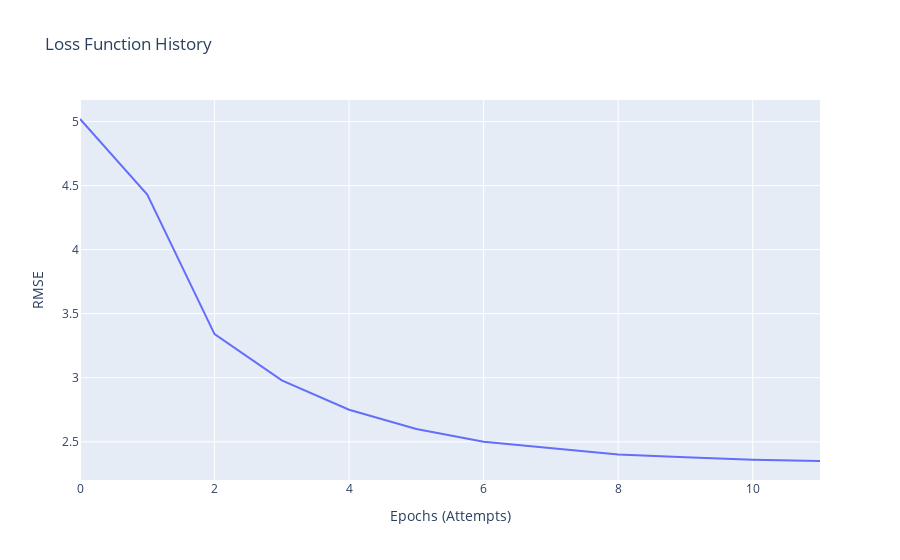

Here is the notebook cell this chart was saved with:
### Code cell
history=[5.02, 4.43, 3.34, 2.98, 2.75, 2.60, 2.50, 2.45, 2.40, 2.38, 2.36, 2.35]

import plotly_express as px

px.line(y=history, title="Loss Function History", labels={"x":"Epochs (Attempts)", "y":"RMSE"}).show()

### Figure 1 — Plotly figure (JSON) as saved in the notebook; plotly's stock layout.template omitted (floating-point values rounded to 4 significant figures)
{"data": [{"hovertemplate": "Epochs (Attempts)=%{x}<br>RMSE=%{y}<extra></extra>", "legendgroup": "", "line": {"color": "#636efa", "dash": "solid"}, "marker": {"symbol": "circle"}, "mode": "lines", "name": "", "orientation": "v", "showlegend": false, "type": "scatter", "x": [0, 1, 2, 3, 4, 5, 6, 7, 8, 9, 10, 11], "xaxis": "x", "y": [5.02, 4.43, 3.34, 2.98, 2.75, 2.6, 2.5, 2.45, 2.4, 2.38, 2.36, 2.35], "yaxis": "y"}], "layout": {"legend": {"tracegroupgap": 0}, "title": {"text": "Loss Function History"}, "xaxis": {"anchor": "y", "domain": [0, 1], "title": {"text": "Epochs (Attempts)"}}, "yaxis": {"anchor": "x", "domain": [0, 1], "title": {"text": "RMSE"}}}}
